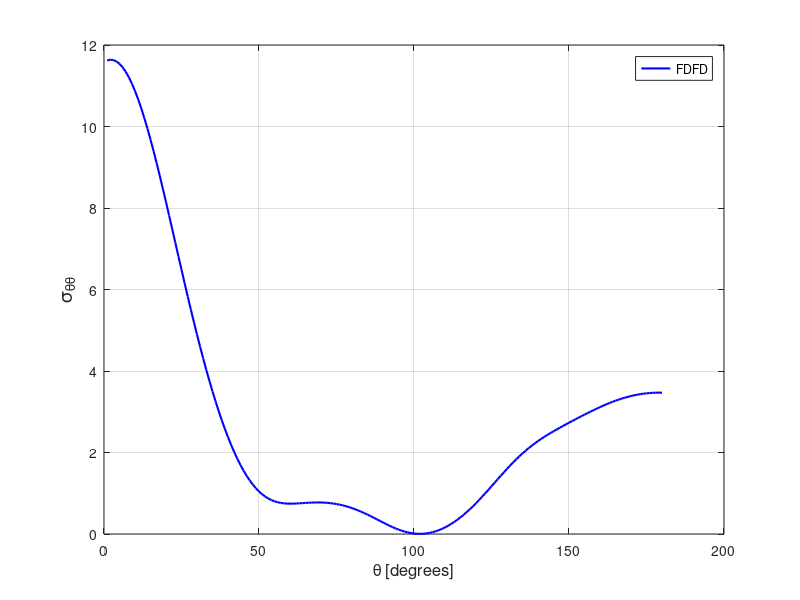

This chart was generated by the following MATLAB code:
stt = [ 
    1  0.11620877E+02
    2  0.11638966E+02
    3  0.11631186E+02
    4  0.11597608E+02
    5  0.11538291E+02
    6  0.11453551E+02
    7  0.11343864E+02
    8  0.11209866E+02
    9  0.11052419E+02
   10  0.10872482E+02
   11  0.10671220E+02
   12  0.10449886E+02
   13  0.10209917E+02
   14  0.99528112E+01
   15  0.96802168E+01
   16  0.93938150E+01
   17  0.90953379E+01
   18  0.87865868E+01
   19  0.84693718E+01
   20  0.81454678E+01
   21  0.78166370E+01
   22  0.74846020E+01
   23  0.71510262E+01
   24  0.68174887E+01
   25  0.64854641E+01
   26  0.61563506E+01
   27  0.58314157E+01
   28  0.55118432E+01
   29  0.51986647E+01
   30  0.48928223E+01
   31  0.45951529E+01
   32  0.43063769E+01
   33  0.40271215E+01
   34  0.37579448E+01
   35  0.34993057E+01
   36  0.32515988E+01
   37  0.30151839E+01
   38  0.27903416E+01
   39  0.25773323E+01
   40  0.23763523E+01
   41  0.21875846E+01
   42  0.20111632E+01
   43  0.18471833E+01
   44  0.16956877E+01
   45  0.15566843E+01
   46  0.14301139E+01
   47  0.13158447E+01
   48  0.12136780E+01
   49  0.11233302E+01
   50  0.10444263E+01
   51  0.97651547E+00
   52  0.91903496E+00
   53  0.87135506E+00
   54  0.83275366E+00
   55  0.80244225E+00
   56  0.77957833E+00
   57  0.76326787E+00
   58  0.75260335E+00
   59  0.74667311E+00
   60  0.74456179E+00
   61  0.74541342E+00
   62  0.74839187E+00
   63  0.75274086E+00
   64  0.75776988E+00
   65  0.76286358E+00
   66  0.76749200E+00
   67  0.77120161E+00
   68  0.77362370E+00
   69  0.77444357E+00
   70  0.77343136E+00
   71  0.77038532E+00
   72  0.76515698E+00
   73  0.75763607E+00
   74  0.74772614E+00
   75  0.73536104E+00
   76  0.72048533E+00
   77  0.70306480E+00
   78  0.68307877E+00
   79  0.66053128E+00
   80  0.63545167E+00
   81  0.60790443E+00
   82  0.57799679E+00
   83  0.54587471E+00
   84  0.51174349E+00
   85  0.47585660E+00
   86  0.43852413E+00
   87  0.40010735E+00
   88  0.36101621E+00
   89  0.32170177E+00
   90  0.28264672E+00
   91  0.24435224E+00
   92  0.20733061E+00
   93  0.17209041E+00
   94  0.13912287E+00
   95  0.10889436E+00
   96  0.81833482E-01
   97  0.58324564E-01
   98  0.38701091E-01
   99  0.23243913E-01
  100  0.12179229E-01
  101  0.56799948E-02
  102  0.38707168E-02
  103  0.68303528E-02
  104  0.14600163E-01
  105  0.27189007E-01
  106  0.44583354E-01
  107  0.66748500E-01
  108  0.93638979E-01
  109  0.12520011E+00
  110  0.16137080E+00
  111  0.20208719E+00
  112  0.24727932E+00
  113  0.29686388E+00
  114  0.35075033E+00
  115  0.40882984E+00
  116  0.47096425E+00
  117  0.53698671E+00
  118  0.60669619E+00
  119  0.67984498E+00
  120  0.75613976E+00
  121  0.83524030E+00
  122  0.91675872E+00
  123  0.10002570E+01
  124  0.10852669E+01
  125  0.11712829E+01
  126  0.12577735E+01
  127  0.13442091E+01
  128  0.14300529E+01
  129  0.15148010E+01
  130  0.15979624E+01
  131  0.16791066E+01
  132  0.17578574E+01
  133  0.18339053E+01
  134  0.19070064E+01
  135  0.19770061E+01
  136  0.20438280E+01
  137  0.21074612E+01
  138  0.21679828E+01
  139  0.22255218E+01
  140  0.22802646E+01
  141  0.23324473E+01
  142  0.23823278E+01
  143  0.24301879E+01
  144  0.24763122E+01
  145  0.25209787E+01
  146  0.25644557E+01
  147  0.26069758E+01
  148  0.26487472E+01
  149  0.26899326E+01
  150  0.27306623E+01
  151  0.27710207E+01
  152  0.28110521E+01
  153  0.28507617E+01
  154  0.28901203E+01
  155  0.29290638E+01
  156  0.29675112E+01
  157  0.30053499E+01
  158  0.30424631E+01
  159  0.30787168E+01
  160  0.31139739E+01
  161  0.31481030E+01
  162  0.31809659E+01
  163  0.32124484E+01
  164  0.32424214E+01
  165  0.32707922E+01
  166  0.32974601E+01
  167  0.33223493E+01
  168  0.33453956E+01
  169  0.33665459E+01
  170  0.33857546E+01
  171  0.34029899E+01
  172  0.34182360E+01
  173  0.34314787E+01
  174  0.34427066E+01
  175  0.34519238E+01
  176  0.34591300E+01
  177  0.34643338E+01
  178  0.34675405E+01
  179  0.34687574E+01
  180  0.34679961E+01
  181  0.34652472E+01
  182  0.34605350E+01
  183  0.34538436E+01
  184  0.34451840E+01
  185  0.34345610E+01
  186  0.34219716E+01
  187  0.34074256E+01
  188  0.33909390E+01
  189  0.33725336E+01
  190  0.33522382E+01
  191  0.33301048E+01
  192  0.33061931E+01
  193  0.32805941E+01
  194  0.32534122E+01
  195  0.32247763E+01
  196  0.31948485E+01
  197  0.31638060E+01
  198  0.31318421E+01
  199  0.30991879E+01
  200  0.30660622E+01
  201  0.30327003E+01
  202  0.29993274E+01
  203  0.29661608E+01
  204  0.29333832E+01
  205  0.29011409E+01
  206  0.28695335E+01
  207  0.28386016E+01
  208  0.28083017E+01
  209  0.27785225E+01
  210  0.27490683E+01
  211  0.27196565E+01
  212  0.26899362E+01
  213  0.26594656E+01
  214  0.26277485E+01
  215  0.25942554E+01
  216  0.25584097E+01
  217  0.25196507E+01
  218  0.24774280E+01
  219  0.24312298E+01
  220  0.23806174E+01
  221  0.23252468E+01
  222  0.22648811E+01
  223  0.21994007E+01
  224  0.21288304E+01
  225  0.20533183E+01
  226  0.19731597E+01
  227  0.18887689E+01
  228  0.18006681E+01
  229  0.17094848E+01
  230  0.16159106E+01
  231  0.15206931E+01
  232  0.14246025E+01
  233  0.13284026E+01
  234  0.12328365E+01
  235  0.11386032E+01
  236  0.10463469E+01
  237  0.95663643E+00
  238  0.86996955E+00
  239  0.78675151E+00
  240  0.70731670E+00
  241  0.63192064E+00
  242  0.56074476E+00
  243  0.49392194E+00
  244  0.43152589E+00
  245  0.37359446E+00
  246  0.32013112E+00
  247  0.27111942E+00
  248  0.22652243E+00
  249  0.18629347E+00
  250  0.15037636E+00
  251  0.11870209E+00
  252  0.91195084E-01
  253  0.67770034E-01
  254  0.48325978E-01
  255  0.32749046E-01
  256  0.20908156E-01
  257  0.12655511E-01
  258  0.78245942E-02
  259  0.62320423E-02
  260  0.76782964E-02
  261  0.11950527E-01
  262  0.18827002E-01
  263  0.28079318E-01
  264  0.39477587E-01
  265  0.52795377E-01
  266  0.67810580E-01
  267  0.84313743E-01
  268  0.10210734E+00
  269  0.12100862E+00
  270  0.14085241E+00
  271  0.16148867E+00
  272  0.18278368E+00
  273  0.20461713E+00
  274  0.22688560E+00
  275  0.24948928E+00
  276  0.27234551E+00
  277  0.29537079E+00
  278  0.31848738E+00
  279  0.34162304E+00
  280  0.36470479E+00
  281  0.38765991E+00
  282  0.41042146E+00
  283  0.43292230E+00
  284  0.45510077E+00
  285  0.47690260E+00
  286  0.49827909E+00
  287  0.51919758E+00
  288  0.53963560E+00
  289  0.55958945E+00
  290  0.57907361E+00
  291  0.59812737E+00
  292  0.61680722E+00
  293  0.63519871E+00
  294  0.65341276E+00
  295  0.67158282E+00
  296  0.68987608E+00
  297  0.70847470E+00
  298  0.72759950E+00
  299  0.74748796E+00
  300  0.76840705E+00
  301  0.79064655E+00
  302  0.81451696E+00
  303  0.84036320E+00
  304  0.86853379E+00
  305  0.89941788E+00
  306  0.93341744E+00
  307  0.97094709E+00
  308  0.10124598E+01
  309  0.10584103E+01
  310  0.11092807E+01
  311  0.11655760E+01
  312  0.12277939E+01
  313  0.12964559E+01
  314  0.13721020E+01
  315  0.14552550E+01
  316  0.15464549E+01
  317  0.16462289E+01
  318  0.17550956E+01
  319  0.18735435E+01
  320  0.20020497E+01
  321  0.21410310E+01
  322  0.22908983E+01
  323  0.24519868E+01
  324  0.26245775E+01
  325  0.28088868E+01
  326  0.30050404E+01
  327  0.32130921E+01
  328  0.34330158E+01
  329  0.36646574E+01
  330  0.39077928E+01
  331  0.41620665E+01
  332  0.44270163E+01
  333  0.47020817E+01
  334  0.49865952E+01
  335  0.52797418E+01
  336  0.55806308E+01
  337  0.58882670E+01
  338  0.62015209E+01
  339  0.65192099E+01
  340  0.68400407E+01
  341  0.71626039E+01
  342  0.74855294E+01
  343  0.78072753E+01
  344  0.81262865E+01
  345  0.84409599E+01
  346  0.87497015E+01
  347  0.90508442E+01
  348  0.93427563E+01
  349  0.96237850E+01
  350  0.98923464E+01
  351  0.10146838E+02
  352  0.10385732E+02
  353  0.10607564E+02
  354  0.10810903E+02
  355  0.10994467E+02
  356  0.11157062E+02
  357  0.11297522E+02
  358  0.11414938E+02
  359  0.11508423E+02
  360  0.11577249E+02
 ]; 
plot(stt(1:180,1),stt(1:180,2),'b-','linewidth',1.5 ); 
grid on 
legend('FDFD');
xlabel('\theta [degrees]','FontSize',12);
ylabel('\sigma_{\theta\theta}','FontSize',14);
